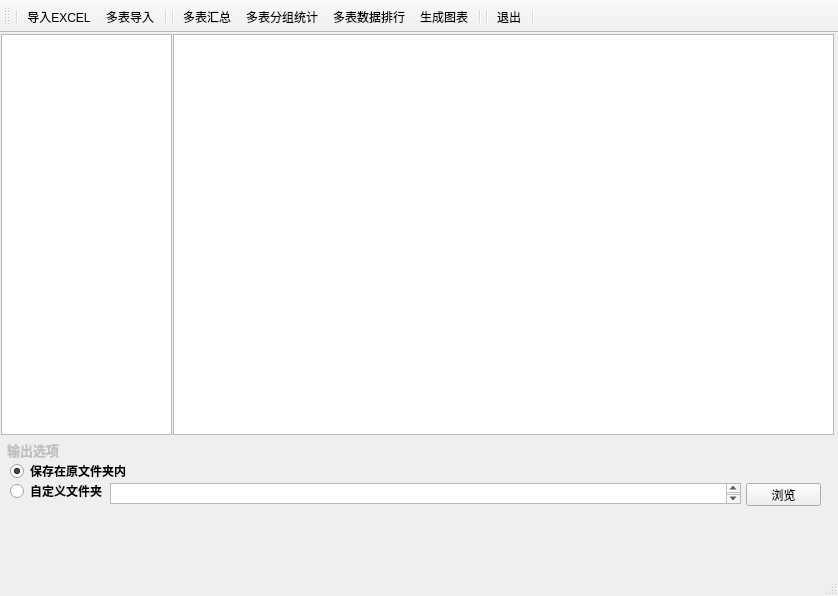
<?xml version="1.0" encoding="UTF-8"?>
<ui version="4.0">
 <author>gcy</author>
 <class>MainWindow</class>
 <widget class="QMainWindow" name="MainWindow">
  <property name="geometry">
   <rect>
    <x>0</x>
    <y>0</y>
    <width>838</width>
    <height>596</height>
   </rect>
  </property>
  <property name="windowTitle">
   <string>Excel数据分析师</string>
  </property>
  <widget class="QWidget" name="centralwidget">
   <widget class="QListView" name="list1">
    <property name="geometry">
     <rect>
      <x>1</x>
      <y>1</y>
      <width>171</width>
      <height>401</height>
     </rect>
    </property>
   </widget>
   <widget class="QTextEdit" name="text1">
    <property name="geometry">
     <rect>
      <x>110</x>
      <y>450</y>
      <width>631</width>
      <height>21</height>
     </rect>
    </property>
    <property name="sizePolicy">
     <sizepolicy hsizetype="Expanding" vsizetype="Fixed">
      <horstretch>0</horstretch>
      <verstretch>0</verstretch>
     </sizepolicy>
    </property>
   </widget>
   <widget class="QPushButton" name="viewButton">
    <property name="geometry">
     <rect>
      <x>746</x>
      <y>450</y>
      <width>75</width>
      <height>23</height>
     </rect>
    </property>
    <property name="text">
     <string>浏览</string>
    </property>
   </widget>
   <widget class="QRadioButton" name="rButton1">
    <property name="geometry">
     <rect>
      <x>10</x>
      <y>450</y>
      <width>111</width>
      <height>16</height>
     </rect>
    </property>
    <property name="font">
     <font>
      <weight>75</weight>
      <bold>true</bold>
     </font>
    </property>
    <property name="text">
     <string>自定义文件夹</string>
    </property>
   </widget>
   <widget class="QLabel" name="label">
    <property name="enabled">
     <bool>false</bool>
    </property>
    <property name="geometry">
     <rect>
      <x>7</x>
      <y>409</y>
      <width>91</width>
      <height>16</height>
     </rect>
    </property>
    <property name="font">
     <font>
      <pointsize>10</pointsize>
      <weight>75</weight>
      <bold>true</bold>
     </font>
    </property>
    <property name="text">
     <string>输出选项</string>
    </property>
   </widget>
   <widget class="QRadioButton" name="rButton2">
    <property name="geometry">
     <rect>
      <x>10</x>
      <y>430</y>
      <width>131</width>
      <height>16</height>
     </rect>
    </property>
    <property name="font">
     <font>
      <weight>75</weight>
      <bold>true</bold>
     </font>
    </property>
    <property name="text">
     <string>保存在原文件夹内</string>
    </property>
    <property name="checkable">
     <bool>true</bool>
    </property>
    <property name="checked">
     <bool>true</bool>
    </property>
   </widget>
   <widget class="QTextEdit" name="textEdit">
    <property name="geometry">
     <rect>
      <x>173</x>
      <y>1</y>
      <width>661</width>
      <height>401</height>
     </rect>
    </property>
   </widget>
  </widget>
  <widget class="QStatusBar" name="statusbar"/>
  <widget class="QToolBar" name="toolBar">
   <property name="enabled">
    <bool>true</bool>
   </property>
   <property name="sizePolicy">
    <sizepolicy hsizetype="Preferred" vsizetype="Fixed">
     <horstretch>0</horstretch>
     <verstretch>0</verstretch>
    </sizepolicy>
   </property>
   <property name="mouseTracking">
    <bool>false</bool>
   </property>
   <property name="contextMenuPolicy">
    <enum>Qt::CustomContextMenu</enum>
   </property>
   <property name="acceptDrops">
    <bool>true</bool>
   </property>
   <property name="windowTitle">
    <string>toolBar</string>
   </property>
   <property name="autoFillBackground">
    <bool>false</bool>
   </property>
   <property name="inputMethodHints">
    <set>Qt::ImhNone</set>
   </property>
   <property name="allowedAreas">
    <set>Qt::AllToolBarAreas</set>
   </property>
   <property name="iconSize">
    <size>
     <width>48</width>
     <height>48</height>
    </size>
   </property>
   <property name="toolButtonStyle">
    <enum>Qt::ToolButtonTextUnderIcon</enum>
   </property>
   <property name="floatable">
    <bool>false</bool>
   </property>
   <attribute name="toolBarArea">
    <enum>TopToolBarArea</enum>
   </attribute>
   <attribute name="toolBarBreak">
    <bool>false</bool>
   </attribute>
   <addaction name="separator"/>
   <addaction name="button1"/>
   <addaction name="button2"/>
   <addaction name="separator"/>
   <addaction name="separator"/>
   <addaction name="button3"/>
   <addaction name="button4"/>
   <addaction name="button5"/>
   <addaction name="button6"/>
   <addaction name="separator"/>
   <addaction name="separator"/>
   <addaction name="button7"/>
   <addaction name="separator"/>
  </widget>
  <widget class="QMenuBar" name="menubar">
   <property name="geometry">
    <rect>
     <x>0</x>
     <y>0</y>
     <width>838</width>
     <height>23</height>
    </rect>
   </property>
  </widget>
  <action name="button1">
   <property name="icon">
    <iconset theme="导入EXCEL">
     <normaloff>image/图标-01.png</normaloff>image/图标-01.png</iconset>
   </property>
   <property name="text">
    <string>导入EXCEL</string>
   </property>
  </action>
  <action name="button2">
   <property name="icon">
    <iconset>
     <normaloff>image/图标-02.png</normaloff>image/图标-02.png</iconset>
   </property>
   <property name="text">
    <string>多表导入</string>
   </property>
  </action>
  <action name="button3">
   <property name="icon">
    <iconset>
     <normaloff>image/图标-03.png</normaloff>image/图标-03.png</iconset>
   </property>
   <property name="text">
    <string>多表汇总</string>
   </property>
   <property name="toolTip">
    <string>多表汇总</string>
   </property>
  </action>
  <action name="button4">
   <property name="icon">
    <iconset>
     <normaloff>image/图标-04.png</normaloff>image/图标-04.png</iconset>
   </property>
   <property name="text">
    <string>多表分组统计</string>
   </property>
  </action>
  <action name="button5">
   <property name="icon">
    <iconset>
     <normaloff>image/图标-05.png</normaloff>image/图标-05.png</iconset>
   </property>
   <property name="text">
    <string>多表数据排行</string>
   </property>
   <property name="toolTip">
    <string>多表数据排行</string>
   </property>
  </action>
  <action name="button6">
   <property name="icon">
    <iconset>
     <normaloff>image/图标-06.png</normaloff>image/图标-06.png</iconset>
   </property>
   <property name="text">
    <string>生成图表</string>
   </property>
   <property name="toolTip">
    <string>生成图表</string>
   </property>
  </action>
  <action name="button7">
   <property name="icon">
    <iconset>
     <normaloff>image/图标-07.png</normaloff>image/图标-07.png</iconset>
   </property>
   <property name="text">
    <string>退出</string>
   </property>
   <property name="toolTip">
    <string>退出</string>
   </property>
  </action>
 </widget>
 <resources/>
 <connections/>
 <designerdata>
  <property name="gridDeltaX">
   <number>10</number>
  </property>
  <property name="gridDeltaY">
   <number>10</number>
  </property>
  <property name="gridSnapX">
   <bool>true</bool>
  </property>
  <property name="gridSnapY">
   <bool>true</bool>
  </property>
  <property name="gridVisible">
   <bool>true</bool>
  </property>
 </designerdata>
</ui>
